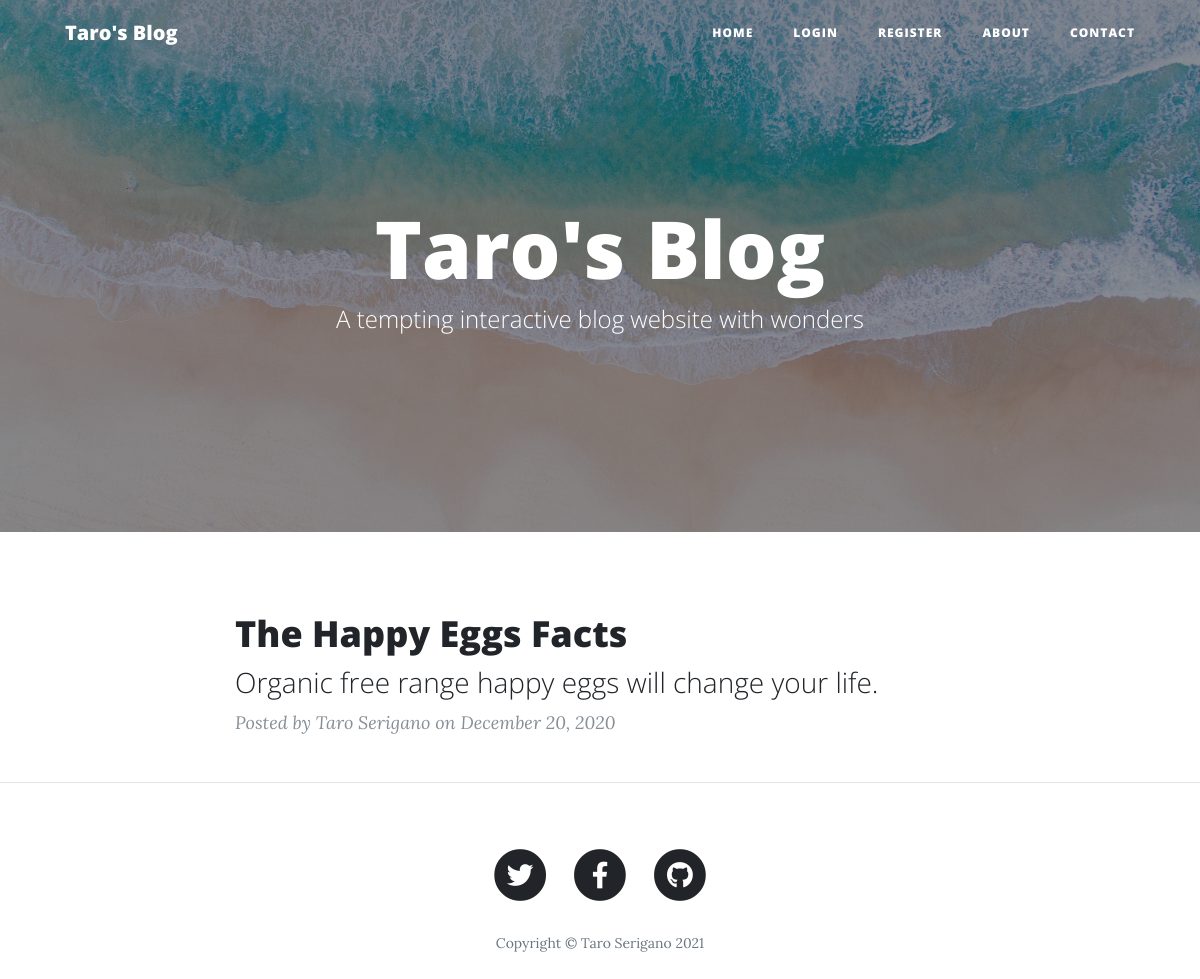
The page / on the database its author committed.
### main.py (models this page shows)
class BlogPost(db.Model):
    __tablename__ = "blog_posts"
    id = db.Column(db.Integer, primary_key=True)
    author_id = db.Column(db.Integer, db.ForeignKey("users.id"))
    author = relationship("User", back_populates="posts")
    title = db.Column(db.String(250), unique=True, nullable=False)
    subtitle = db.Column(db.String(250), nullable=False)
    date = db.Column(db.String(250), nullable=False)
    body = db.Column(db.Text, nullable=False)
    img_url = db.Column(db.String(250), nullable=False)
    comments = relationship("Comment", back_populates="parent_post")

class User(UserMixin, db.Model):
    __tablename__ = "users"
    id = db.Column(db.Integer, primary_key=True)
    email = db.Column(db.String(100), unique=True)
    password = db.Column(db.String(100))
    name = db.Column(db.String(100))
    posts = relationship("BlogPost", back_populates="author")
    comments = relationship("Comment", back_populates="comment_author")

### main.py (the view)
@app.route('/')
def get_all_posts():
    posts = BlogPost.query.all()
    return render_template("index.html", all_posts=posts, current_user=current_user)

### templates/index.html (shortened to what this page needs)
{% include "header.html" %}
  <header class="masthead" style="background-image: url('../static/img/beach.jpg')">
    <div class="overlay"></div>
    <div class="container">
      <div class="row">
        <div class="col-lg-8 col-md-10 mx-auto">
          <div class="site-heading">
            <h1>Taro's Blog</h1>
            <span class="subheading">A tempting interactive blog website with wonders</span>
          </div>
        </div>
      </div>
    </div>
  </header>
  <div class="container">
    <div class="row">
      <div class="col-lg-8 col-md-10 mx-auto">
        {% for post in all_posts %}
        <div class="post-preview">
          <a href="{{ url_for('show_post', post_id=post.id) }}">
            <h2 class="post-title">
              {{post.title}}
            </h2>
            <h3 class="post-subtitle">
              {{post.subtitle}}
            </h3>
          </a>
          <p class="post-meta">Posted by
            {{post.author.name}}
            on {{post.date}}
          </p>
        </div>
        {% endfor %}
      </div>
    </div>
  </div>
  <hr>
{% include "footer.html" %}

### rows shown on the page
BlogPost: title "The Happy Eggs Facts", subtitle "Organic free range happy eggs will change your life.", author.name "Taro Serigano", date "December 20, 2020"
